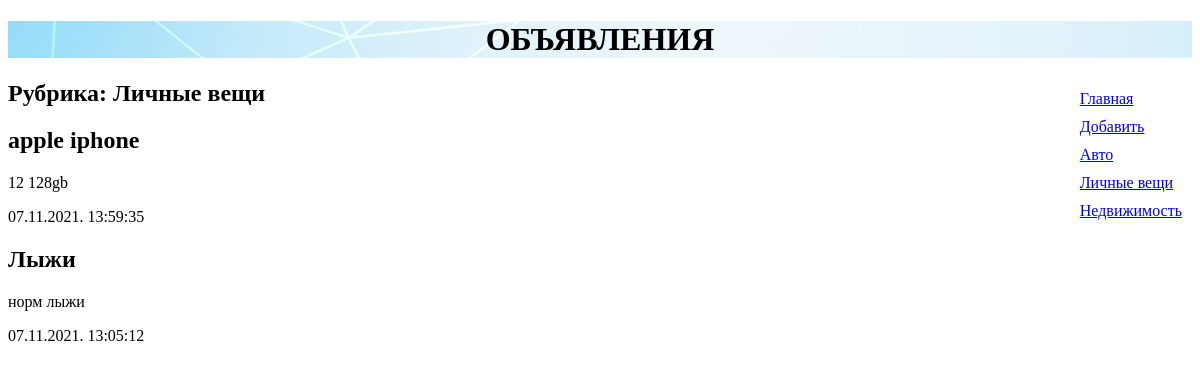
/bboard/3/, run on the app's committed database.
### bboard/models.py (models this page shows, shortened)
class Rubric(models.Model):
    name = models.CharField(max_length=20, db_index=True, verbose_name='Название')
    class Meta:
        verbose_name_plural = 'Рубрики'
        verbose_name = 'Рубрика'
        ordering = ['name']

class Bb(models.Model):
    title = models.CharField(max_length=50, verbose_name='Товар')
    content = models.TextField(null=True, blank=True, verbose_name='Описание')
    price = models.FloatField(null=True, blank=True, verbose_name='Цена')
    published = models.DateTimeField(auto_now_add=True, db_index=True, verbose_name='Опубликовано')
    rubric = models.ForeignKey('Rubric', null=True, on_delete=models.PROTECT, verbose_name='Рубрика')
    list_display = ('title', 'content', 'price', 'published', 'rubric')
    class Meta:
        verbose_name_plural = 'Объявления'
        verbose_name = 'Объявление'
        ordering = ['-published']

### bboard/views.py (the view)
# urls.py: path('<int:rubric_id>/', by_rubric, name='by_rubric'),
def by_rubric(request, rubric_id):
    bbs = Bb.objects.filter(rubric=rubric_id)
    rubrics = Rubric.objects.all()
    current_rubric = Rubric.objects.get(pk=rubric_id)
    context = {'bbs': bbs, 'rubrics': rubrics, 'current_rubric': current_rubric}
    return render(request, 'bboard/by_rubric.html', context)

### bboard/templates/bboard/by_rubric.html (shortened to what this page needs)
{% extends 'layout/basic.html' %}
{% block content %}
<h2>Рубрика: {{ current_rubric.name }}</h2>
{% for bb in bbs %}
<div>
    <h2>{{ bb.title }}</h2>
    <p>{{ bb.content }}</p>
    <p>{{ bb.published|date:'d.m.Y. H:i:s' }}</p>
</div>
{% endfor %}
{% endblock %}

### bboard/templates/layout/basic.html (shortened to what this page needs)
{% load static %}
<!DOCTYPE html>
<html>
<head>
    <link rel="stylesheet" type="text/css" href="{% static 'bboard/style.css' %}">
</head>
<body>
    <header>
        <h1>Объявления</h1>
    </header>
    <nav>
        <a href="{% url 'index' %}">Главная</a>
        <a href="{% url 'add' %}">Добавить</a>
        {% for rubric in rubrics %}
        <a href="{% url 'by_rubric' rubric.pk %}">{{ rubric.name }}</a>
        {% endfor %}
    </nav>
    <section>
        {% block content %}
        {% endblock %}
    </section>
</body>
</html>

### bboard/static/bboard/style.css (style rules this page uses)
header h1 { font-size: 24pt; text-transform : uppercase; text-align: center; background: url("bg.jpg"); }
nav { font-size: 12pt; width: 100рх; float: right; }
nav a { display: block; margin: 10px; }
section { margin-right: 170рх; }

### data on the page
Rubric: name "Авто"
Rubric: name "Личные вещи"
Rubric: name "Недвижимость"
Bb: title "apple iphone", content "12 128gb", published "07.11.2021. 13:59:35"
Bb: title "Лыжи", content "норм лыжи", published "07.11.2021. 13:05:12"
